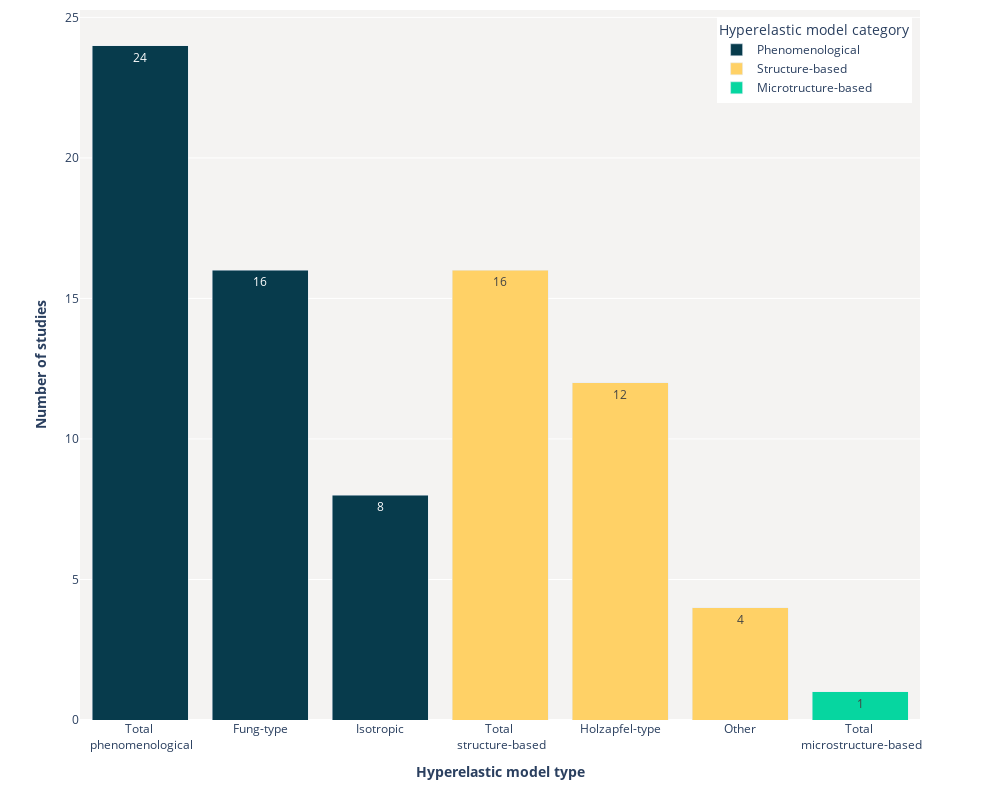

Write notebook code for a chart like this one.
### Code cell
fig = go.Figure()
fig.add_trace(go.Bar(
    x=phenomenological_labels,
    y=phenomenological_count,
    name='Phenomenological',
    text = phenomenological_count,
    textposition='auto',
    marker_color = color_palette[0]
))

fig.add_trace(go.Bar(
    x=structure_based_labels,
    y=structure_based_count,
    name='Structure-based',
    text = structure_based_count,
    textposition='auto',
    marker_color=color_palette[1],
))

fig.add_trace(go.Bar(
    x=microstructure_based_labels,
    y=microstructure_based_count,
    name='Microtructure-based',
    text = microstructure_based_count,
    textposition='auto',
    marker_color=color_palette[2]
))

#fig.update_layout(barmode='group')

fig.update_layout(
    barmode='stack',
    autosize=False,
    width=1000,
    height=800,
    xaxis = dict(title="<b> Hyperelastic model type <b>", showgrid = False, dtick = 1),
    yaxis = dict(title="<b> Number of studies <b>"),
    plot_bgcolor= plot_background_color,
    legend=dict(yanchor="top", y=0.99, xanchor="right", x=0.99, title='Hyperelastic model category'), 
    legend_traceorder = 'normal',
    margin=go.layout.Margin(
        t=10, #top margin
    ),
    bargap = 0.2,
)

fig.show()
#fig.write_image("passive-model-distribution.png", engine="kaleido", scale = 1.0)

### Figure 1 — Plotly figure (JSON) as saved in the notebook; plotly's stock layout.template omitted (floating-point values rounded to 4 significant figures)
{"data": [{"marker": {"color": "#073b4c"}, "name": "Phenomenological", "text": ["24", "16", "8"], "textposition": "auto", "type": "bar", "x": ["Total <br> phenomenological", "Fung-type", "Isotropic"], "y": [24, 16, 8]}, {"marker": {"color": "#ffd166"}, "name": "Structure-based", "text": ["16", "12", "4"], "textposition": "auto", "type": "bar", "x": ["Total <br> structure-based", "Holzapfel-type", "Other"], "y": [16, 12, 4]}, {"marker": {"color": "#06d6a0"}, "name": "Microtructure-based", "text": ["1"], "textposition": "auto", "type": "bar", "x": ["Total <br> microstructure-based"], "y": [1]}], "layout": {"autosize": false, "bargap": 0.2, "barmode": "stack", "height": 800, "legend": {"title": {"text": "Hyperelastic model category"}, "traceorder": "normal", "x": 0.99, "xanchor": "right", "y": 0.99, "yanchor": "top"}, "margin": {"t": 10}, "plot_bgcolor": "rgba(242, 241, 239, 0.8)", "width": 1000, "xaxis": {"autorange": true, "dtick": 1, "range": [-0.5, 6.5], "showgrid": false, "title": {"text": "<b> Hyperelastic model type <b>"}, "type": "category"}, "yaxis": {"autorange": true, "range": [0, 25.26], "title": {"text": "<b> Number of studies <b>"}, "type": "linear"}}}
